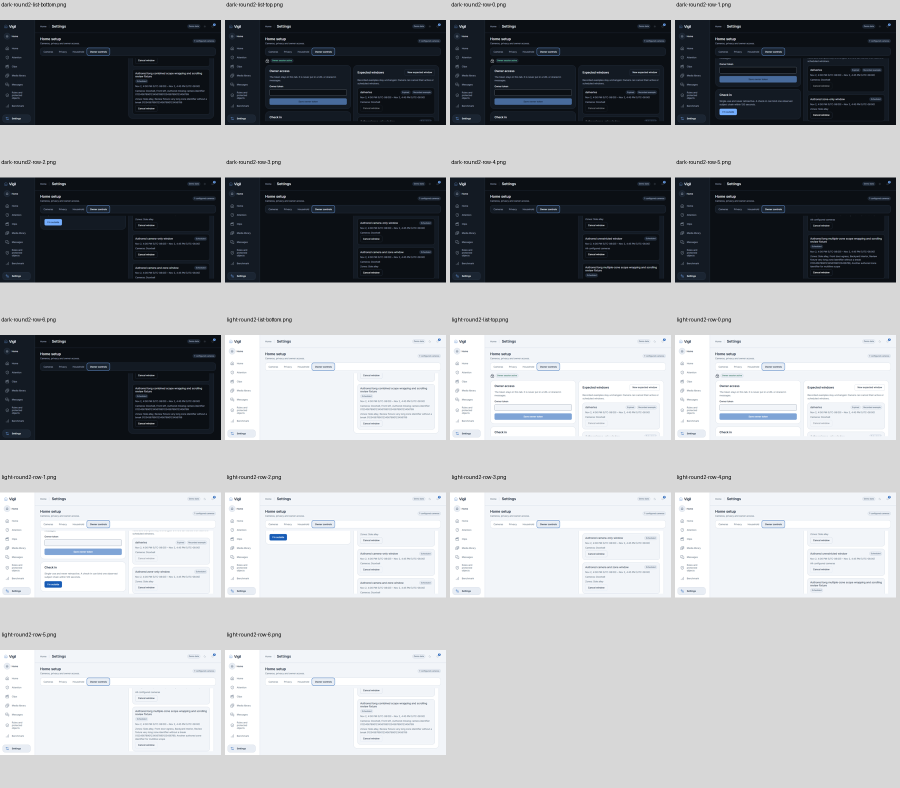
#> input picture qa/screens/5f6f8893/inspection/review-controls-1366x650-main-01.png, 1800 x 1575 px (shown at 1/2 size); its folder holds only this picture in this run
$ python review-controls-round2-index.py
#> lines starting #> are read from the running program, lines starting #| are printed output that depends on the picture
from pathlib import Path

from PIL import Image, ImageDraw

root = Path("qa/screens/5f6f8893")
indexes = root / "inspection"
indexes.mkdir(exist_ok=True)
for viewport in root.iterdir():
    if not viewport.is_dir() or viewport == indexes:
        continue
    files = sorted(viewport.glob("*.png"))
    main = [p for p in files if "-hover-" not in p.name and "-tab-hover-" not in p.name]
    hover = [p for p in files if p not in main]
    for label, group in [("main", main), ("hover", hover)]:
        for offset in range(0, len(group), 24):
            batch = group[offset : offset + 24]
            target = indexes / f"review-controls-{viewport.name}-{label}-{offset // 24 + 1:02}.png"
            tile_w, tile_h = 450, 315
            sheet = Image.new("RGB", (tile_w * 4, tile_h * ((len(batch) + 3) // 4)), "#d7d7d7")
#> sheet: PIL image 1800x315 RGB; every value is 215
            draw = ImageDraw.Draw(sheet)
            for i, p in enumerate(batch):
                image = Image.open(p).convert("RGB")
#> image is the input picture: PIL image 1800x1575 RGB; mean R, G, B 164.3, 166.8, 170.1
                image.thumbnail((tile_w - 8, tile_h - 42))
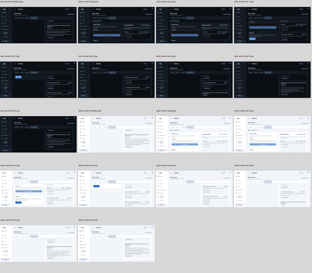
#> image: PIL image 312x273 RGB; mean R, G, B 164.3, 166.8, 170.1
                x = (i % 4) * tile_w
                y = (i // 4) * tile_h
                sheet.paste(image, (x, y + 40))
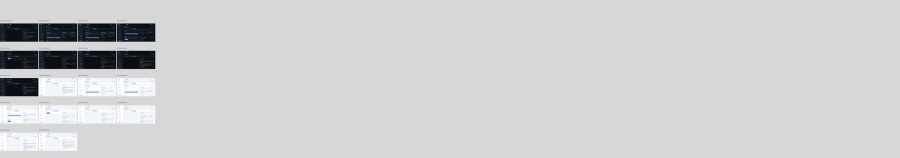
#> sheet: PIL image 1800x315 RGB (shown at 1/2 size); mean R, G, B 207.4, 207.8, 208.3
                text = p.name.replace("review-controls-", "")
                draw.text((x + 3, y + 3), text[:54], fill="black")
                if len(text) > 54:
                    draw.text((x + 3, y + 17), text[54:], fill="black")
            sheet.save(target, compress_level=1)
print(len(list(indexes.glob("*.png"))))
